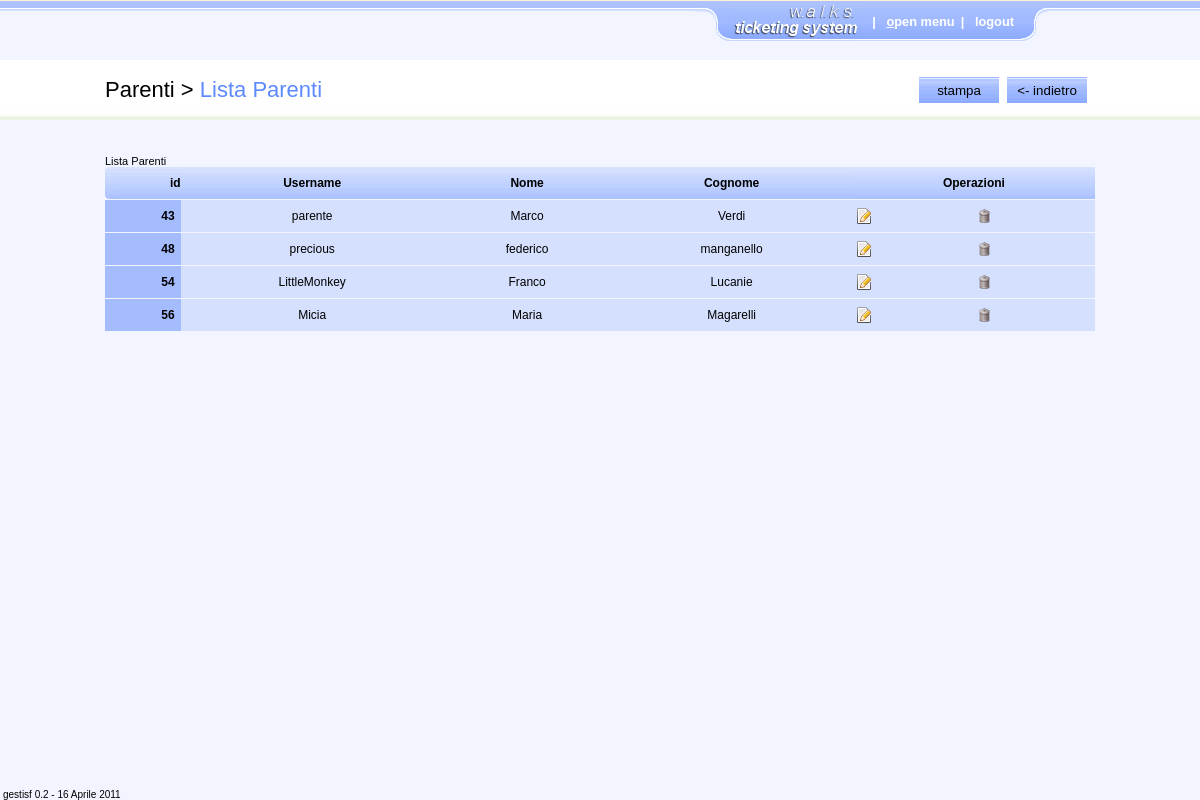
Page /content/relative.php (signed in) on the committed database.
### tables this page shows
CREATE TABLE `users` (
  `id` mediumint(9) NOT NULL AUTO_INCREMENT,
  `name` varchar(48) DEFAULT NULL,
  `surname` varchar(48) DEFAULT NULL,
  `birth_date` varchar(10) DEFAULT NULL,
  `gender` varchar(1) DEFAULT NULL,
  `ticket` varchar(32) DEFAULT NULL,
  `specialization` varchar(300) DEFAULT NULL,
  `username` varchar(48) DEFAULT NULL,
  `password` varchar(48) DEFAULT NULL,
  `user_type` varchar(15) DEFAULT NULL,
  `user_creation` varchar(1) NOT NULL DEFAULT '0',
  `medical_creation` varchar(1) NOT NULL DEFAULT '0',
  `patient_creation` varchar(1) NOT NULL DEFAULT '0',
  `relative_creation` varchar(1) NOT NULL DEFAULT '0',
  `dossier_creation` varchar(1) NOT NULL DEFAULT '0',
  `removable` int(1) NOT NULL DEFAULT '1',
  `medical_id` mediumint(9) DEFAULT NULL,
  `patient_id` mediumint(9) DEFAULT NULL,
  `email` varchar(30) DEFAULT NULL,
  PRIMARY KEY (`id`)
);

### content/ajax_init.php (called while the page is built, shortened)
<?
switch ($pagename) {
case 'relative':
$usertypeQuery = "SELECT user_type FROM users WHERE id='" . $_SESSION["id"] . "';";
$usertypeRisultato = mysql_query($usertypeQuery) or die("Query fallita: " . mysql_error());
$usertypeLine = mysql_fetch_array($usertypeRisultato, MYSQL_ASSOC);
$usertype = $usertypeLine['user_type'];
switch($usertype) {
	case'administrator':
	$menusezione = 'Parenti';
	$menufunzione = 'Lista Parenti';
	$query = "SELECT * FROM users WHERE removable = '1' AND user_type='relative';";
	$risultato = mysql_query($query) or die("Query fallita: " . mysql_error());
	break;
}
break;
}
?>

### content/relative.php (the view, shortened to what this page needs)
<?
include ('ajax_init.php');
include ('header.php');
?>
<body>
<?	include ('menu.php'); ?>
<div id="container">
<?
$operationarea = "
<input type='button' name='print' id='print' value='stampa' />
<input type='button' name='cancel' id='cancel' value='&lt;- indietro' />
";
include ('messagearea.php');
?>
	<div id="content">
		<table class="commonlist" summary="Lista dei parenti" cellspacing="0" cellpadding="0" border='0'>
			<caption>Lista Parenti</caption>
			<thead>
				<tr>
					<th scope='col'>id</th>
					<th scope='col'>Username</th>
					<th scope='col'>Nome</th>
					<th scope='col'>Cognome</th>
					<?
						if ($_SESSION["relative_creation"]) {
							print "
							<th colspan='2'>Operazioni</th>
							";
						}
					?>
					</tr>
			</thead>
			<tbody>
			<?
			while ($linea = mysql_fetch_array($risultato, MYSQL_ASSOC)) {
				print "
				<tr>
					<th scope='row'>" . $linea['id'] . "</th>
					<td>" . $linea['username'] . "</td>
					<td>" . $linea['name'] . "</td>
					<td>" . $linea['surname'] . "</td>
					";
						if ($_SESSION["relative_creation"]) {
							print "
							<td><a href='relative_create.php?pagename=relative_edit&amp;id=" . stripslashes($linea['id']) . "' class='icon_edit' title='Modifica questo parente'><span>modifica</span></a></td>
							<td><a href='relative_delete.php?id=" . stripslashes($linea['id']) . "' class='icon_delete' title='Cancella questo parente'><span>cancella</span></a></td>
							";
						}
				print "
				</tr>
				";
			}
			?>
			</tbody>
		</table>
	</div>
</div>
<? include ('footer.php'); ?>
</body>
</html>

### content/messagearea.php (shortened to what this page needs)
<div id="messagearea">
	<div id="messageareacontent">
		<span id="menusezione"><? echo $menusezione; ?>&nbsp;&gt;&nbsp;</span>
		<span id="menufunzione"><? echo $menufunzione; ?></span>
		<div id="operationarea"><? echo $operationarea; ?></div>
	</div>
</div>

### sjbjl/css/sjbjl.general.css (style rules this page uses)
html { overflow:auto; }
body,form,fieldset { margin:0; padding:0; }
a { text-decoration:none; }
input { background-color:#ffffff; border-width:1px; border-style:solid; border-color:#d0d0d0; }
a.icon_new, a.icon_new_dis, a.icon_expand, a.icon_expand_dis, a.icon_download, a.icon_download_dis, a.icon_eye, a.icon_eye_dis, a.icon_detail, a.icon_detail_dis, a.icon_cancel, a.icon_cancel_dis, a.icon_delete, a.icon_delete_dis, a.icon_edit, a.icon_edit_dis, a.icon_choose, a.icon_choose_dis, a.icon_duplicate, a.icon_duplicate_dis, a.icon_send, a.icon_send_dis, a.icon_sign, a.icon_sign_dis, a.icon_goto, a.icon_goto_dis, a.icon_disable, a.icon_disable_dis, a.icon_empty, a.icon_gratis, a.icon_gratis_dis, a.icon_print_center, a.icon_print_center_dis, a.icon_print_center_certificata, a.icon_print_center_certificata_dis, a.icon_add, a.icon_list, a.icon_print_qrcode, a.icon_options, a.icon_writeoff { float:left; display:block; width:16px; height:16px; margin:auto 3px auto 3px; cursor:pointer; background-position:center center; background-repeat:no-repeat; text-decoration:none; }
a.icon_delete { background-image:url(../images/icon_delete.png); }
a.icon_edit { background-image:url(../images/icon_edit.png); }

### css/general.css (style rules this page uses)
body { font-family:Arial, Helvetica, sans-serif; background-color:#f2f5ff; }
a { color:#000000; }
div#container { width:100%; min-height:600px; text-align:center; }
div#content { width:990px; min-height:400px; margin:35px auto auto auto; text-align:left; }
caption { text-align:left; font-size:12px; }
div#messagearea { width:100%; height:60px; margin:60px 0 auto 0; background-image:url(../images/messagearea_background.jpg); background-repeat:repeat-x; }
div#messageareacontent { width:990px; height:60px; margin:0 auto; text-align:left; }
div#messageareacontent span#menusezione, div#messageareacontent span#menufunzione { display:block; float:left; width:auto; height:60px; font-size:22px; line-height:60px; }
div#messageareacontent span#menusezione { color:#000000; }
div#messageareacontent span#menufunzione { color:#5d89ff; }
div#messageareacontent div#operationarea { float:right; }
div#messageareacontent div#operationarea input { float:left; width:80px; height:26px; margin:17px 8px auto auto; border:0 none; background-image:url(../images/generalbutton.jpg); background-position:center center; background-repeat:repeat-x; }
table.commonlist caption { font-size:11px; }
table.commonlist { width:100%; border:0 none; }
table.commonlist thead tr th:first-child { text-align:right; background-image:url(../images/tableheader_left.jpg); }
table.commonlist thead tr { background-image:url(../images/tableheader_central.jpg); }
table.commonlist thead tr th:last-child { background-image:url(../images/tableheader_right.jpg); }
table.commonlist tbody tr { background-color:#d5e0fe; }
table.commonlist tbody tr th { text-align:right; background-color:#a4bbfe; padding-right:6px; }
table.commonlist tr th, table.commonlist tr td { font-size:12px; height:32px; border:0 none; text-align:center; border-bottom:1px solid #f2f5ff; }
table.commonlist tbody tr th { max-width:300px; }

### rows in the picture
users: user_type "Parenti", user_type "Lista Parenti"
users: id "43", username "parente", name "Marco", surname "Verdi"
users: id "48", username "precious", name "federico", surname "manganello"
users: id "54", username "LittleMonkey", name "Franco", surname "Lucanie"
users: id "56", username "Micia", name "Maria", surname "Magarelli"

### other values in the picture
$version "gestisf 0.2 - 16 Aprile 2011"
